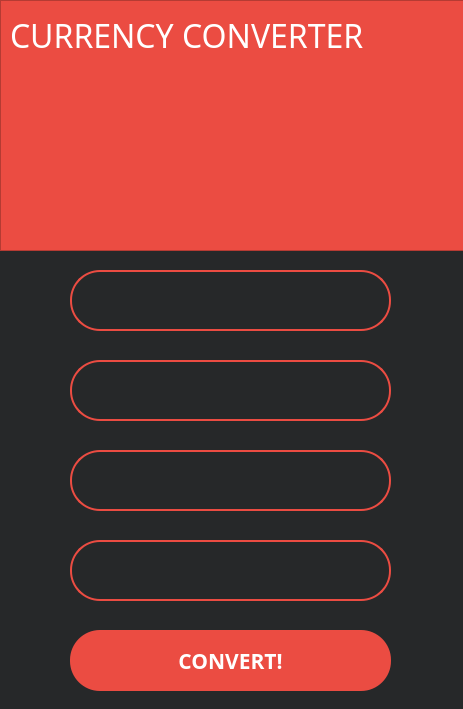
<?xml version="1.0" encoding="UTF-8"?>
<ui version="4.0">
 <class>MainWindow</class>
 <widget class="QMainWindow" name="MainWindow">
  <property name="geometry">
   <rect>
    <x>0</x>
    <y>0</y>
    <width>463</width>
    <height>709</height>
   </rect>
  </property>
  <property name="windowTitle">
   <string>MainWindow</string>
  </property>
  <property name="styleSheet">
   <string notr="true">background-color: #262829;</string>
  </property>
  <widget class="QWidget" name="centralwidget">
   <widget class="QFrame" name="frame">
    <property name="geometry">
     <rect>
      <x>0</x>
      <y>0</y>
      <width>720</width>
      <height>251</height>
     </rect>
    </property>
    <property name="styleSheet">
     <string notr="true">background-color: #EB4C42;</string>
    </property>
    <property name="frameShape">
     <enum>QFrame::StyledPanel</enum>
    </property>
    <property name="frameShadow">
     <enum>QFrame::Raised</enum>
    </property>
    <widget class="QLabel" name="label">
     <property name="geometry">
      <rect>
       <x>10</x>
       <y>10</y>
       <width>451</width>
       <height>51</height>
      </rect>
     </property>
     <property name="font">
      <font>
       <family>MS PGothic</family>
       <pointsize>24</pointsize>
       <weight>50</weight>
       <bold>false</bold>
      </font>
     </property>
     <property name="styleSheet">
      <string notr="true">color: white;</string>
     </property>
     <property name="text">
      <string>CURRENCY CONVERTER</string>
     </property>
    </widget>
    <widget class="QLabel" name="label_2">
     <property name="geometry">
      <rect>
       <x>140</x>
       <y>60</y>
       <width>181</width>
       <height>171</height>
      </rect>
     </property>
     <property name="text">
      <string/>
     </property>
     <property name="pixmap">
      <pixmap>exchange.png</pixmap>
     </property>
    </widget>
   </widget>
   <widget class="QLineEdit" name="input_currency">
    <property name="geometry">
     <rect>
      <x>70</x>
      <y>270</y>
      <width>321</width>
      <height>61</height>
     </rect>
    </property>
    <property name="font">
     <font>
      <family>Bahnschrift</family>
      <pointsize>14</pointsize>
      <weight>75</weight>
      <bold>true</bold>
     </font>
    </property>
    <property name="styleSheet">
     <string notr="true">background-color: #262829;
border: 2px solid #EB4C42;
border-radius: 30;
color: white;</string>
    </property>
    <property name="text">
     <string/>
    </property>
    <property name="alignment">
     <set>Qt::AlignCenter</set>
    </property>
   </widget>
   <widget class="QLineEdit" name="input_amount">
    <property name="geometry">
     <rect>
      <x>70</x>
      <y>360</y>
      <width>321</width>
      <height>61</height>
     </rect>
    </property>
    <property name="font">
     <font>
      <family>Bahnschrift</family>
      <pointsize>14</pointsize>
      <weight>75</weight>
      <bold>true</bold>
     </font>
    </property>
    <property name="styleSheet">
     <string notr="true">background-color: #262829;
border: 2px solid #EB4C42;
border-radius: 30;
color: white;</string>
    </property>
    <property name="text">
     <string/>
    </property>
    <property name="alignment">
     <set>Qt::AlignCenter</set>
    </property>
   </widget>
   <widget class="QLineEdit" name="output_amount">
    <property name="geometry">
     <rect>
      <x>70</x>
      <y>540</y>
      <width>321</width>
      <height>61</height>
     </rect>
    </property>
    <property name="font">
     <font>
      <family>Bahnschrift</family>
      <pointsize>14</pointsize>
      <weight>75</weight>
      <bold>true</bold>
     </font>
    </property>
    <property name="styleSheet">
     <string notr="true">background-color: #262829;
border: 2px solid #EB4C42;
border-radius: 30;
color: white;</string>
    </property>
    <property name="text">
     <string/>
    </property>
    <property name="alignment">
     <set>Qt::AlignCenter</set>
    </property>
   </widget>
   <widget class="QLineEdit" name="output_currency">
    <property name="geometry">
     <rect>
      <x>70</x>
      <y>450</y>
      <width>321</width>
      <height>61</height>
     </rect>
    </property>
    <property name="font">
     <font>
      <family>Bahnschrift</family>
      <pointsize>14</pointsize>
      <weight>75</weight>
      <bold>true</bold>
     </font>
    </property>
    <property name="styleSheet">
     <string notr="true">background-color: #262829;
border: 2px solid #EB4C42;
border-radius: 30;
color: white;</string>
    </property>
    <property name="text">
     <string/>
    </property>
    <property name="alignment">
     <set>Qt::AlignCenter</set>
    </property>
   </widget>
   <widget class="QPushButton" name="pushButton">
    <property name="geometry">
     <rect>
      <x>70</x>
      <y>630</y>
      <width>321</width>
      <height>61</height>
     </rect>
    </property>
    <property name="font">
     <font>
      <family>Myanmar Text</family>
      <pointsize>16</pointsize>
      <weight>75</weight>
      <bold>true</bold>
     </font>
    </property>
    <property name="styleSheet">
     <string notr="true">QPushButton {
	color: white;
	background-color: #EB4C42;
	border-radius: 30;
}


QPushButton:pressed {
	background-color: #AC3931;
}</string>
    </property>
    <property name="text">
     <string>CONVERT!</string>
    </property>
   </widget>
  </widget>
 </widget>
 <resources/>
 <connections/>
</ui>
